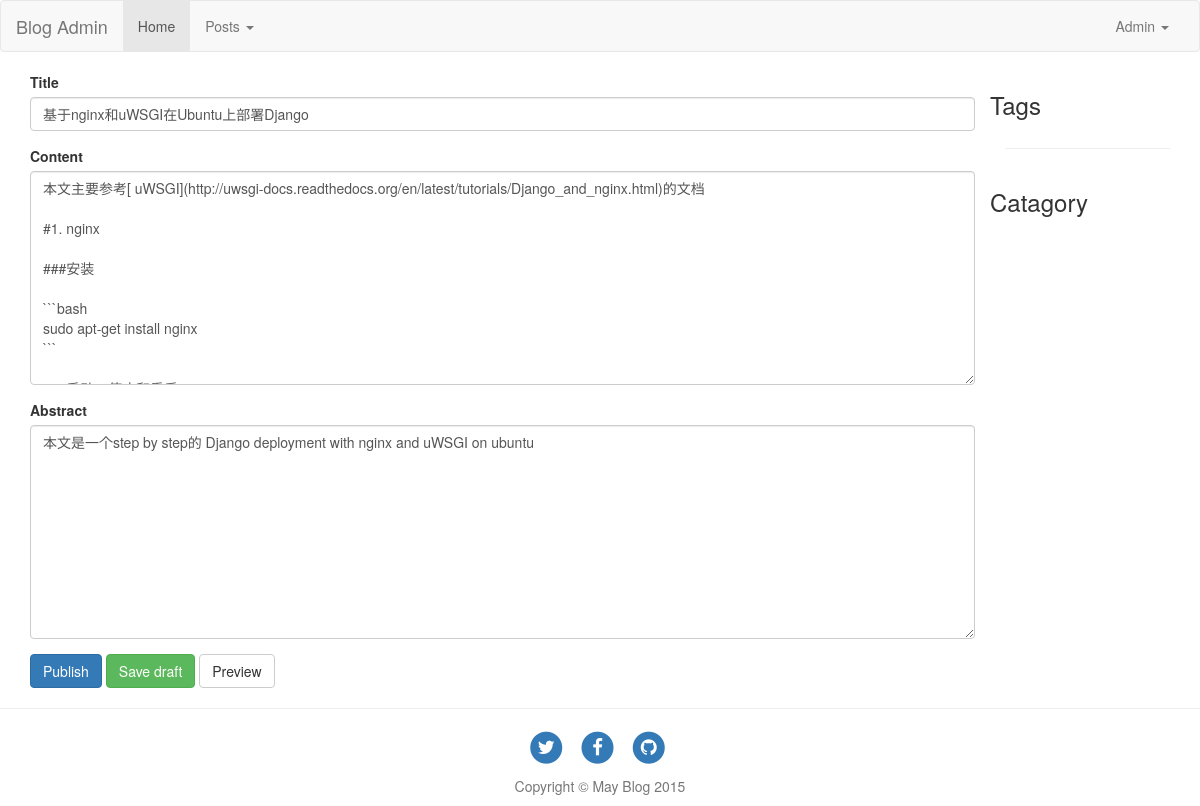
The page /admin/posts/20 on the database its author committed.
### main/models.py (models this page shows, shortened)
class Post(models.Model):
    title = models.CharField(max_length=256, default='new blog')
    abstract = models.TextField(null=True, blank=True)
    raw = models.TextField()
    pub_time = models.DateTimeField(auto_now_add=True)
    update_time = models.DateTimeField(auto_now=True)
    content_html = models.TextField()
    author = models.ForeignKey(User)
    tags = models.ManyToManyField('Tag')
    catagory = models.ForeignKey('Catagory', null=True, blank=True)
    is_draft = models.BooleanField(default=False)

### main/views.py (the view)
# urls.py: url(r'^admin/posts/(?P<pk>[0-9]+)$', views.AdminPost.as_view(), name='admin_edit_post'),
class AdminPost(View):
    template_name = 'blog_admin/post.html'
    def get(self, request, pk=0, form=None):
        data = {}
        form_data = {}
        if pk:
            try:
                pk = int(pk)
                post = models.Post.objects.get(pk=pk)
                form_data['title'] = post.title
                form_data['content'] = post.raw
                form_data['abstract'] = post.abstract
                data['edit_flag'] = True
            except models.Post.DoesNotExist:
                raise Http404
        if not form:
            form = forms.NewPost(initial=form_data)
        data['form'] = form
        return render(request, self.template_name, data)
    def post(self, request, pk=0, form=None):
        form = forms.NewPost(request.POST)
        if form.is_valid():
            if not pk:
                cur_post = models.Post()
            else:
                try:
                    pk = int(pk)
                    cur_post = models.Post.objects.get(pk=pk)
                except models.Post.DoesNotExist:
                    raise Http404
            cur_post.title = form.cleaned_data['title']
            cur_post.raw = form.cleaned_data['content']
            cur_post.abstract = form.cleaned_data['abstract']
            html = markdown2.markdown(cur_post.raw, extras=['code-friendly', 'fenced-code-blocks'])
            cur_post.content_html = html
            cur_post.author = request.user
            if request.POST.get('publish'):
                cur_post.is_draft = False
                cur_post.save()
                msg = 'Post has been pulished!'
                messages.add_message(request, messages.SUCCESS, msg)
                return redirect(reverse('main:admin_posts'))
            else:
                cur_post.is_draft=True
                cur_post.save()
                msg = 'Draft has been saved!'
                messages.add_message(request, messages.SUCCESS, msg)
                url = '{0}?draft=true'.format(reverse('main:admin_posts'))
                return redirect(url)
        return self.get(request, form)

### main/forms.py
class NewPost(forms.Form):
    title = forms.CharField(max_length=256)
    content = forms.CharField(widget=forms.Textarea)
    abstract = forms.CharField(widget=forms.Textarea)

### templates/blog_admin/post.html (shortened to what this page needs)
{% extends "admin_base.html" %}
{% block main %}
{% load bootstrap3 %}
<form method="POST" action="" id='new-post'>
    <div class="row">
        <div class="col-md-10">
        {% bootstrap_form form %}
        <button type="submit" class="btn btn-primary" name="publish" value="publish">Publish</button>
        <button type="submit" class="btn btn-success" name="draft" value="draft">Save draft</button>
        <button type="submit" class="btn btn-default" name="preview" value="draft">Preview</button>
        </div>
        <div class="col-md-2">
            <div class="row">
                <h3>Tags</h3>
            </div>
            <hr/>
            <div class="row">
                <h3>Catagory</h3>
            </div>
        </div>
    </div>
</form>
{% endblock %}

### rows shown on the page
Post: title "基于nginx和uWSGI在Ubuntu上部署Django", abstract "本文是一个step by step的 Django deployment with nginx and uWSGI on ubuntu"
